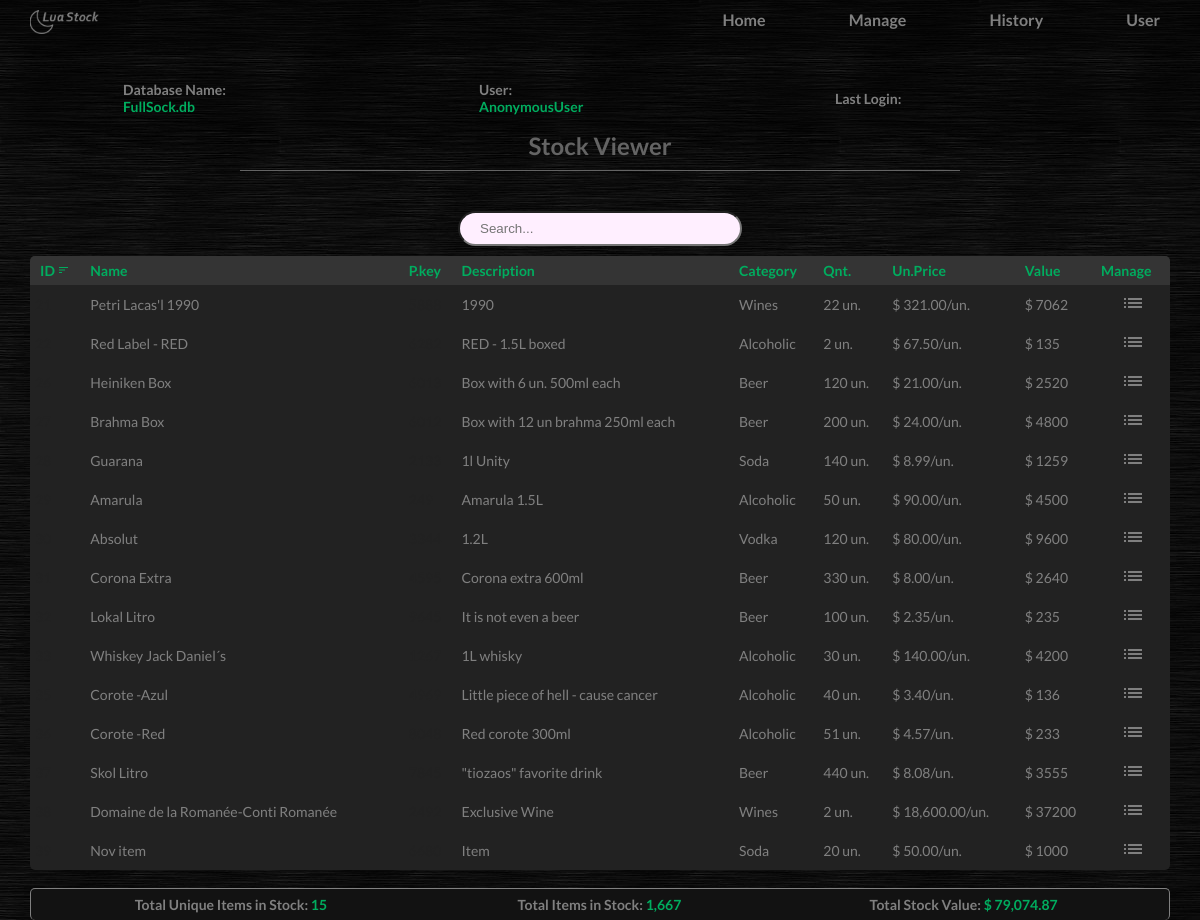
Before: / with the older database file.
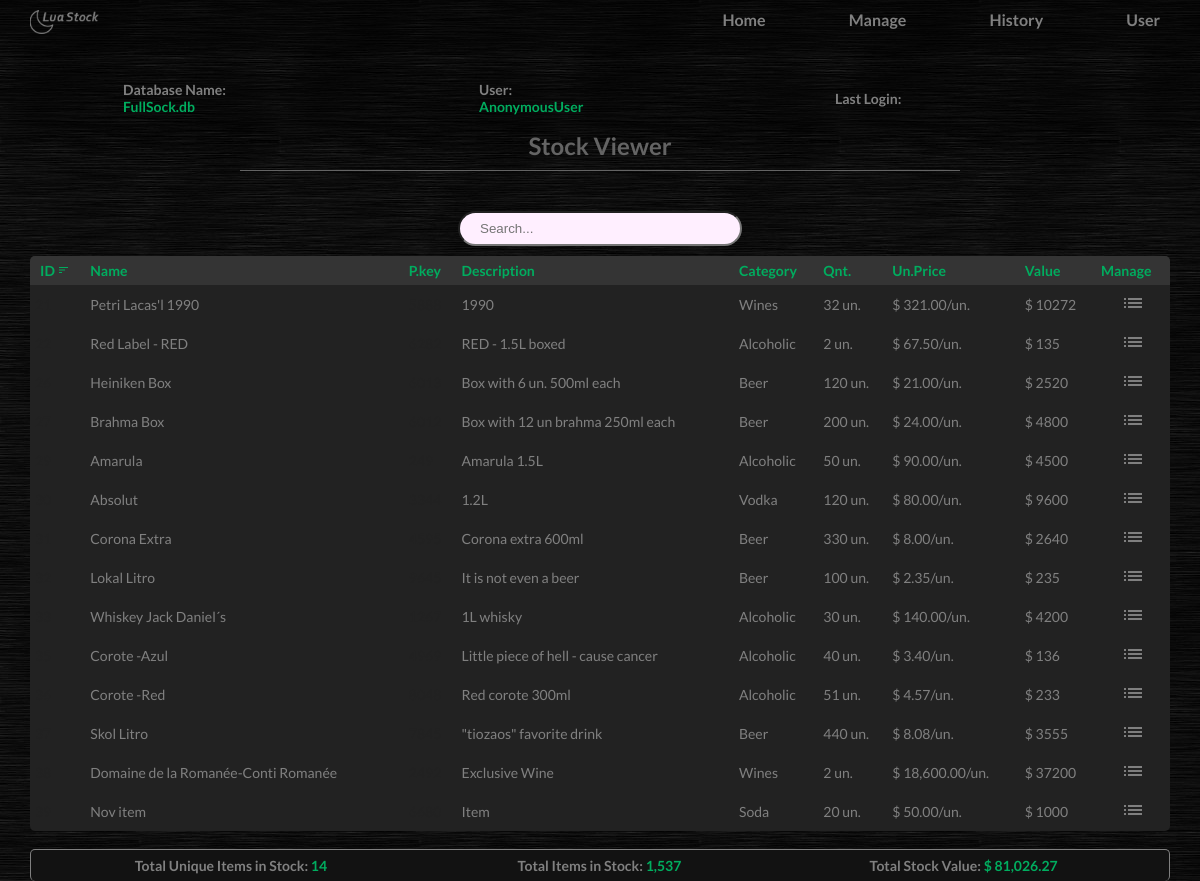
After: the same page with the newer database file.
### stock/models.py (models this page shows, shortened)
class Product(models.Model):
	name = models.CharField(max_length=50, unique=True)
	brand = models.CharField(max_length=20)
	category = models.ForeignKey(Category, on_delete=models.CASCADE)
	description = models.TextField(max_length=400)
	pkey = models.PositiveSmallIntegerField(unique=True, help_text="Unique Product Key. Current P.Key is unique")
	quantity = models.PositiveSmallIntegerField(help_text="Initial quantity value. Do no try to create a produt that already exists.")
	price = models.DecimalField(max_digits=8, decimal_places=2, help_text= " ex: $ 127.99 * Just type numbers")

class Category(models.Model):
	name = models.CharField(max_length=50, unique=True)
	description = models.TextField(max_length=400)
	def __str__(self):
		return self.name

### stock/views.py (the view)
# urls.py: path('', views.index, name='index'),
def index(request):
	all_products = Product.objects.all()
	context = Factory.get_product_context(Product)
	return render(request, 'stock/stock_home.html', context)

### stock/backend.py (called while the page is built)
	@staticmethod
	def value_calculate(products):
		init = 0
		for item in products:
			init += item.quantity * item.price
		return init

	@staticmethod
	def total_items(products):
		init=0
		for item in products:
			init+= item.quantity
		return init

	@staticmethod
	def get_product_context(products):
		all_products = products.objects.all()
		context = {'products': all_products,
				'total_products': len(all_products),
				'total_value': Factory.value_calculate(all_products),
				'total_items': Factory.total_items(all_products)}
		return context

### stock/templates/stock/stock_home.html (shortened to what this page needs)
{% extends 'stock/base.html' %}
{% load static %}
{% load humanize %}
{% block title %}
	<link rel="stylesheet" href="{% static 'stock/home.css' %}">
{% endblock %}
	{% block content %}
	<h3 style="font-size: 24px;"> Stock Viewer </h3>
	<div class='center' style="position: relative;">
		<input type="text" id="myInput" name="input" placeholder='Search...' class="popup" onkeyup="tableSearch()" onclick="fade_p()" spellcheck='false'>
	</div>
	<div style="margin-bottom: 50px;">
		<table class='body' id='mytable' style="overflow-y:auto;">
			<thead>
				<th onclick="sortTable123(0)" style="border-top-left-radius: 5px; padding-left: 10px;">ID <i class="material-icons icn">sort</i></th>
				<th onclick="sortTableABC(1)">Name </th>
				<th onclick="sortTable123(2)">P.key</th>
				<th onclick="sortTableABC(3)">Description</th>
				<th onclick="sortTableABC(4)">Category</th>
				<th onclick="sortTable123(5)">Qnt.</th>
				<th onclick="sortTable123(6)">Un.Price</th>
				<th onclick="sortTable123(7)">Value</th>
				<th style="width: 5%; padding-right: 1px; border-top-right-radius: 5px"> Manage </th>
			</thead>
			{% for item in products %}
			<tr>
				<td id="hide">{{item.id}}</td>
				<td>{{item.name}}</td>
				<td id="hide">{{item.pkey}}</td>
				<td>{{item.description|slice:"50"}}</td>
				<td>{{item.category}}</td>
				<td>{{item.quantity}} un.</td>
				<td>$ {{item.price|intcomma}}/un.</td>
				<td>$ {% widthratio item.price 1 item.quantity %}</td>
				<td><a href="{% url 'detail' item.id %}"><i class="material-icons">list</i></a></td>
			</tr>
			{% empty %}
			<tr><td>No products in your database.</td><td> Go to manage section to add new products</td><td>You must to be logged in in order to manage the database</td></tr>
			{% endfor %}
		</table>
	</div>
	<footer>
		<table class='foot'>
			<tr>
				<th>Total Unique Items in Stock: <div id='greenfont' style='display: inline;'> {{ total_products|intcomma }} </div></th>
				<th>Total Items in Stock: <div id='greenfont' style='display: inline;'> {{ total_items|intcomma }}</div></th>
				<th>Total Stock Value: <div id='greenfont' style='display: inline;'> $ {{ total_value|intcomma }}</div></th>
			</tr>
		</table>
	</footer>
</body>
{% endblock %}

Changed rows visible on the page:
removed Product: name "Guarana", description "1l Unity", category "Soda", quantity "140", price "8.99", price+quantity "1259"
changed Product "Petri Lacas'l 1990": quantity "22" → "32"; price+quantity "7062" → "10272"
Other visible differences:
{{ total_products|intcomma }}: "15" → "14"
{{ total_items|intcomma }}: "1,667" → "1,537"
{{ total_value|intcomma }}: "79,074.87" → "81,026.27"
